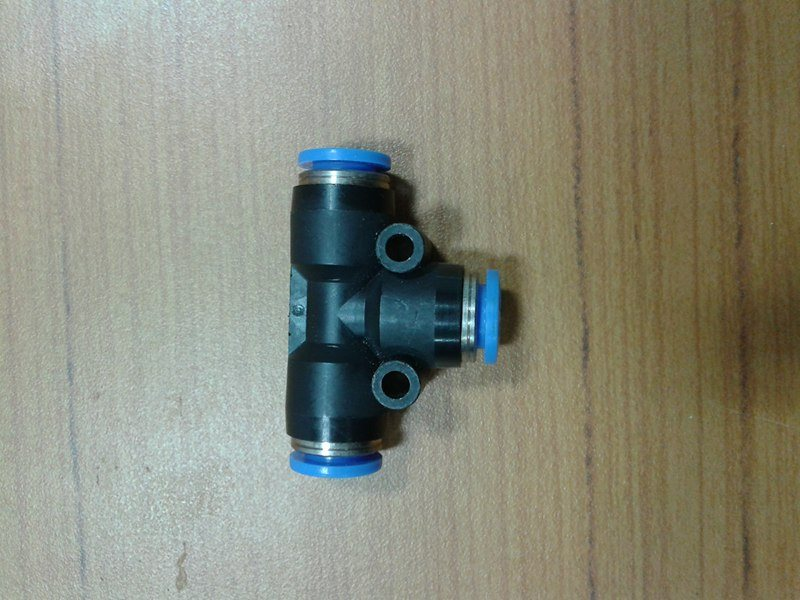
//> input picture obj1.jpg, 800 x 600 px
$ ./btp_moments   (built with g++ and OpenCV 4)
//> lines starting //> are read from the running program, lines starting //| are printed output that depends on the picture; after the words box and inside, x2 and y2 are one past the last pixel; in counts of white or black regions, pixels touching at a corner belong together
#include <stdio.h>
#include <iostream>
#include <opencv2/core.hpp>
#include <opencv2/imgproc.hpp>
#include <opencv2/features2d.hpp>
#include <opencv2/highgui.hpp>
#include <opencv2/calib3d.hpp>
#include <opencv2/xfeatures2d.hpp>
using namespace cv;
using namespace cv::xfeatures2d;
using namespace std;

void readme();

Mat img_object, img_scene;
int thresh = 100;
int max_thresh = 255;
RNG rng(12345);
void thresh_callback(int, void* );
vector<vector<Point> > contours_poly_global;

/* @function main */
int main()
{
  img_object = imread( "obj1.jpg");
//> img_object is the input picture: 600 rows x 800 cols, CV_8UC3; mean B, G, R 122.9, 137.9, 136.3
  img_scene = imread( "scene2.jpg");
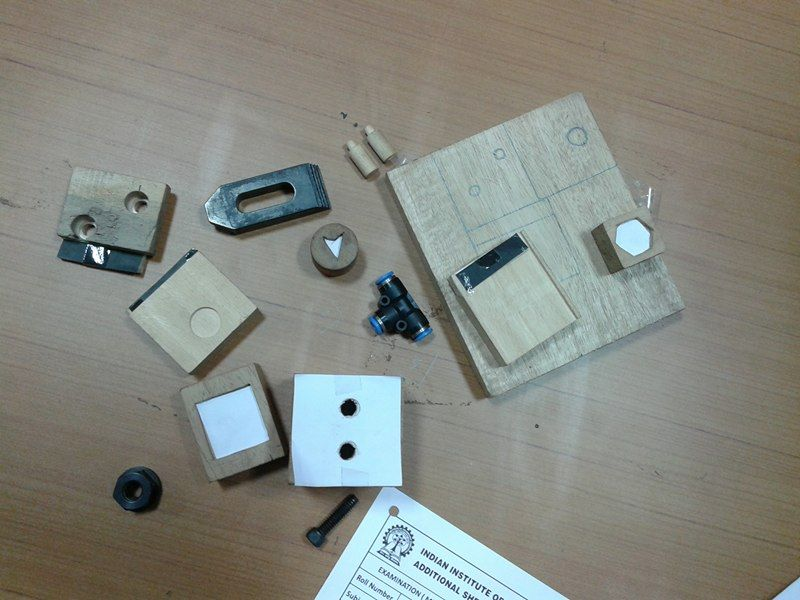
//> input picture scene2.jpg, 800 x 600 px
//> img_scene is the input picture: 600 rows x 800 cols, CV_8UC3; mean B, G, R 127.8, 135.2, 132.4
  cvtColor(img_object, img_object, CV_BGR2HSV);
//> img_object: 600 rows x 800 cols, CV_8UC3; mean H, S, V 44.1, 57.6, 143.8
  cvtColor(img_scene, img_scene, CV_BGR2HSV);
//> img_scene: 600 rows x 800 cols, CV_8UC3; mean H, S, V 43.5, 37.8, 140.6

  Mat channel[3];
  split(img_object, channel);
  channel[2] = Mat(img_object.rows, img_object.cols, CV_8UC1, 130);//Set V
//> channel[2]: 600 rows x 800 cols, CV_8UC1; every value is 130

  //Merge channels
  merge(channel, 3, img_object);
//> img_object: 600 rows x 800 cols, CV_8UC3; mean H, S, V 44.1, 57.6, 130

  Mat channel1[3];
  split(img_scene, channel1);
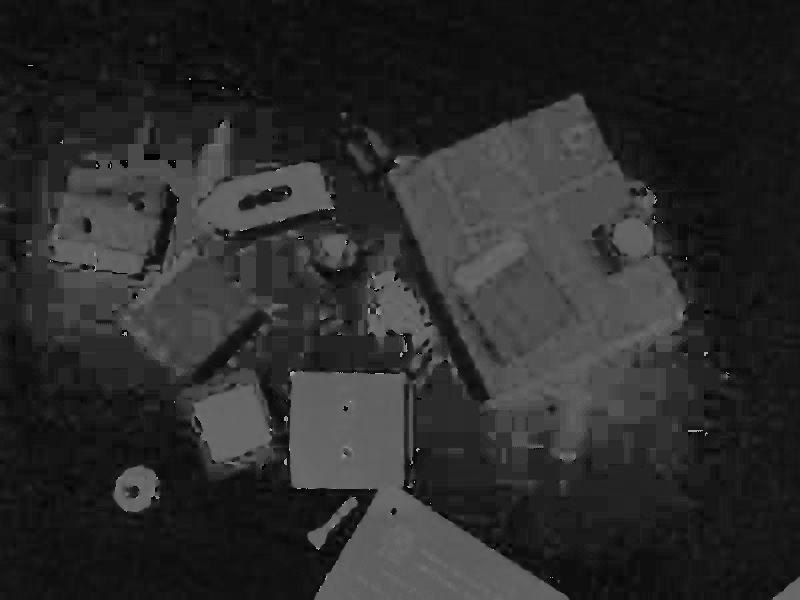
//> channel1[0]: 600 rows x 800 cols, CV_8UC1; min 0, max 179, mean 43.5
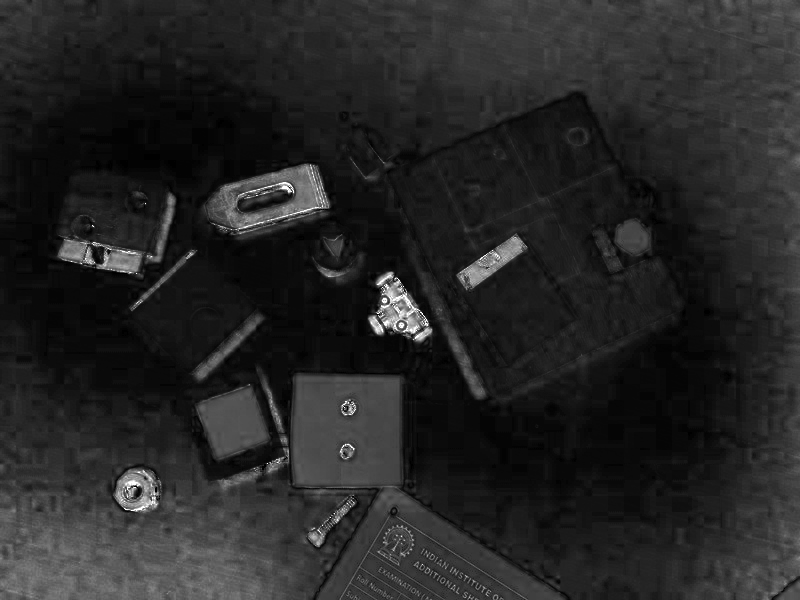
//> channel1[1]: 600 rows x 800 cols, CV_8UC1; min 0, max 255, mean 37.8
  channel1[2] = Mat(img_scene.rows, img_scene.cols, CV_8UC1, 130);//Set V

  //Merge channels
  merge(channel1, 3, img_scene);
//> img_scene: 600 rows x 800 cols, CV_8UC3; mean H, S, V 43.5, 37.8, 130

  cvtColor(img_object, img_object, CV_HSV2BGR);
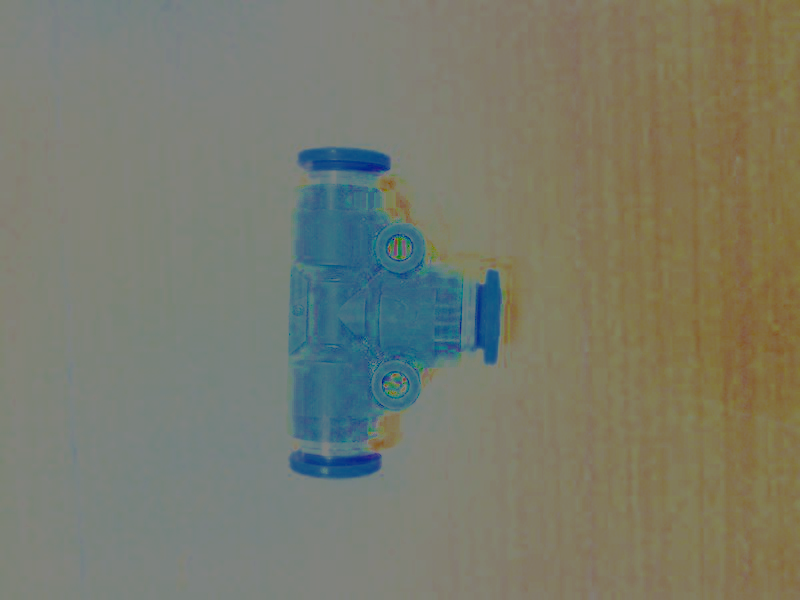
//> img_object: 600 rows x 800 cols, CV_8UC3; mean B, G, R 107.7, 122.7, 120.7
  cvtColor(img_scene, img_scene, CV_HSV2BGR);

  cvtColor(img_object, img_object, CV_BGR2GRAY);
//> img_object: 600 rows x 800 cols, CV_8UC1
  cvtColor(img_scene, img_scene, CV_BGR2GRAY);
//> img_scene: 600 rows x 800 cols, CV_8UC1

  imshow("Object Shadow Removed", img_object);
  imwrite("shadow_removed_object.jpg", img_object);
  imwrite("shadow_removed_scene.jpg", img_scene);

  if( !img_object.data || !img_scene.data )
  { cout<< " --(!) Error reading images " << std::endl; return -1; }
  Size dsize=Size(round(0.75*img_object.rows), round(0.75*img_object.cols));
//> dsize = Size(450, 600)
  resize(img_object, img_object, dsize);
//> img_object: 600 rows x 450 cols, CV_8UC1
  dsize=Size(round(0.75*img_scene.rows), round(0.75*img_scene.cols));
  resize(img_scene, img_scene, dsize);
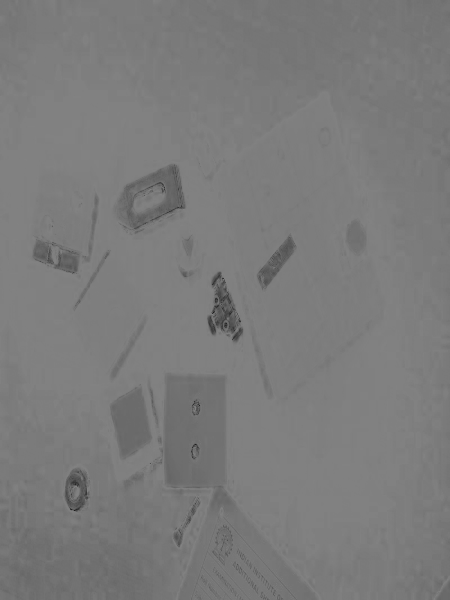
//> img_scene: 600 rows x 450 cols, CV_8UC1; min 27, max 130, mean 122.9

  const char* source_window = "Source";
  namedWindow( source_window, WINDOW_AUTOSIZE );
  imshow( source_window, img_scene );

  createTrackbar( " Threshold:", "Source", &thresh, max_thresh, thresh_callback );
  thresh_callback( 0, 0 );

  waitKey(0);
  return 0;
  }

  /* @function readme */
void readme()
{ cout << " Usage: ./SURF_descriptor <img1> <img2>" << std::endl; }

void thresh_callback(int, void* )
{
  Mat threshold_output;
  vector<vector<Point> > contours;
  vector<Vec4i> hierarchy;
  threshold( img_scene, threshold_output, thresh, 255, THRESH_BINARY );
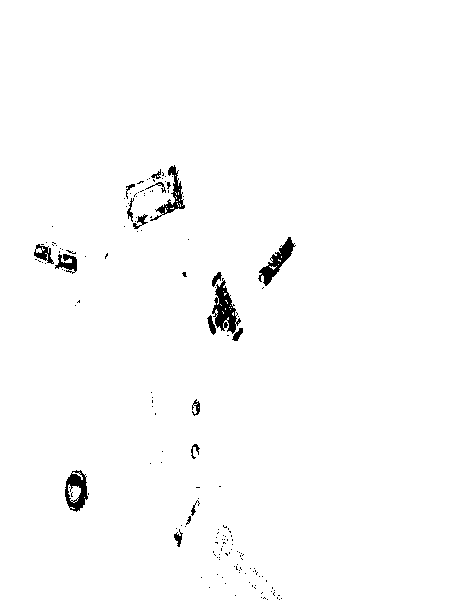
//> threshold_output: 600 rows x 450 cols, CV_8UC1; 98.6% white; 162 black regions (143 under 20 px)
  findContours( threshold_output, contours, hierarchy, RETR_TREE, CHAIN_APPROX_SIMPLE, Point(0, 0) );
//> contours = 268 contours, 239 with area under 20; largest, box (x1, y1, x2, y2) and area: (0, 0, 450, 600) 268949, (211, 279, 238, 335) 808, (64, 469, 89, 513) 755, (257, 236, 296, 287) 664, (155, 164, 186, 216) 546
  vector<vector<Point> > contours_poly( contours.size() );
//> contours_poly = 268 empty contours
  vector<Rect> boundRect( contours.size() );
  vector<Point2f>center( contours.size() );
  vector<float>radius( contours.size() );
  for( size_t i = 0; i < contours.size(); i++ )
     { approxPolyDP( Mat(contours[i]), contours_poly[i], 3, true );
       contours_poly_global.push_back(contours_poly[i]);
       boundRect[i] = boundingRect( Mat(contours_poly[i]) );
       minEnclosingCircle( contours_poly[i], center[i], radius[i] );
     }
//> after the loop, contours_poly = 268 contours, 249 with area under 20; largest, box (x1, y1, x2, y2) and area: (0, 0, 450, 600) 268951, (211, 279, 237, 335) 808, (64, 469, 89, 513) 693, (257, 236, 296, 287) 596, (155, 164, 186, 216) 536; contours_poly_global has the same summary as contours_poly; boundRect = 268 Rects (x, y, width, height), first 8: [0, 0, 450, 600], [280, 598, 1, 1], [264, 598, 1, 1], [262, 598, 1, 1], [276, 597, 1, 1], [263, 597, 1, 1], [260, 597, 1, 1], [277, 595, 1, 1]; center = 268 Points (x, y), first 12: [224.5, 299.5], [280, 598], [264, 598], [262, 598], [276, 597], [263, 597], [260, 597], [277, 595], [273, 595], [234, 595], [272, 593], [260, 593]; radius = 268 values, max 374.3 at index 0, min 0.0001 at index 1, mean 2.76
  Mat drawing = Mat::zeros( threshold_output.size(), CV_8UC3 );
  for( size_t i = 0; i< contours.size(); i++ )
     {
       Scalar color = Scalar( rng.uniform(0, 255), rng.uniform(0,255), rng.uniform(0,255) );
       drawContours( drawing, contours_poly, (int)i, color, 1, 8, vector<Vec4i>(), 0, Point() );
    //   rectangle( drawing, boundRect[i].tl(), boundRect[i].br(), color, 2, 8, 0 );
    //   circle( drawing, center[i], (int)radius[i], color, 2, 8, 0 );
     }
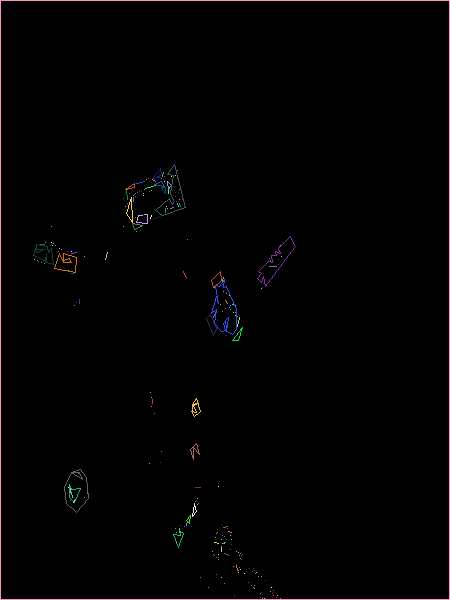
//> drawing: 600 rows x 450 cols, CV_8UC3; mean B, G, R 2.3, 1.8, 2.7
  namedWindow( "Contours", WINDOW_AUTOSIZE );
  imshow( "Contours", drawing );
  imwrite("contours_poly.jpg", drawing);

  //-- Step 1: Detect the keypoints and extract descriptors using SURF
  int minHessian = 900;
//> (the run ends here: the program stops with an error, at `Ptr<SURF> detector = SURF::create( minHessian );`)
